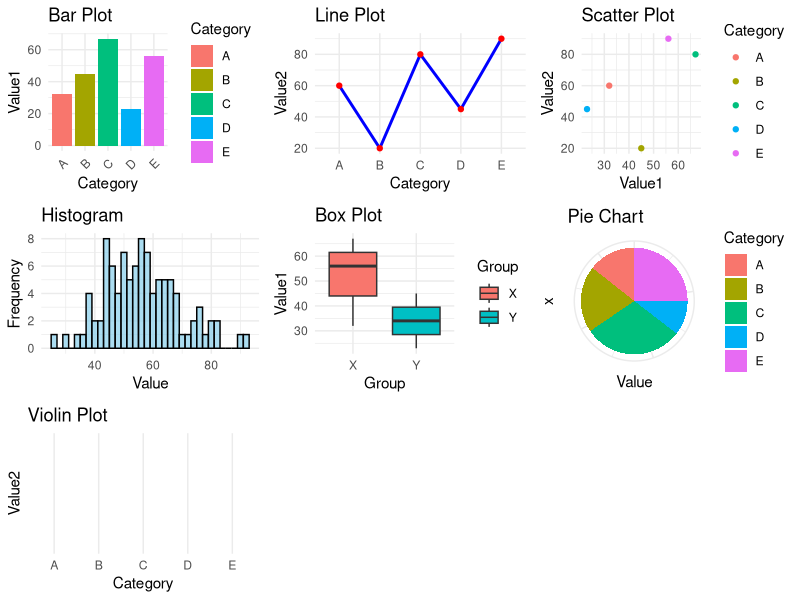

Recreate this plot in R.
# Load necessary libraries
library(ggplot2)
library(gridExtra)
library(reshape2)

# Create a sample dataset
set.seed(123)
data <- data.frame(
  Category = c("A", "B", "C", "D", "E"),
  Value1 = c(32, 45, 67, 23, 56),
  Value2 = c(60, 20, 80, 45, 90),
  Group = rep(c("X", "Y"), length.out=5)
)

# Bar Plot
bar_plot <- ggplot(data, aes(x=Category, y=Value1, fill=Category)) +
  geom_bar(stat="identity") +
  theme_minimal() +
  labs(title="Bar Plot", x="Category", y="Value1") +
  theme(axis.text.x = element_text(angle = 45, hjust = 1))

# Line Plot
line_plot <- ggplot(data, aes(x=Category, y=Value2, group=1)) +
  geom_line(color="blue", size=1) +
  geom_point(color="red") +
  theme_minimal() +
  labs(title="Line Plot", x="Category", y="Value2")

# Scatter Plot
scatter_plot <- ggplot(data, aes(x=Value1, y=Value2, color=Category)) +
  geom_point() +
  theme_minimal() +
  labs(title="Scatter Plot", x="Value1", y="Value2")

# Histogram
hist_data <- data.frame(Value = c(rnorm(50, mean=50, sd=10), rnorm(50, mean=60, sd=15)))
hist_plot <- ggplot(hist_data, aes(x=Value)) +
  geom_histogram(binwidth=2, fill="skyblue", color="black", alpha=0.7) +
  theme_minimal() +
  labs(title="Histogram", x="Value", y="Frequency")

# Box Plot
box_plot <- ggplot(data, aes(x=Group, y=Value1, fill=Group)) +
  geom_boxplot() +
  theme_minimal() +
  labs(title="Box Plot", x="Group", y="Value1")

# Pie Chart (using bar plot transformed into a pie)
pie_data <- data.frame(
  Category = c("A", "B", "C", "D", "E"),
  Value = c(32, 45, 67, 23, 56)
)
pie_plot <- ggplot(pie_data, aes(x="", y=Value, fill=Category)) +
  geom_bar(stat="identity", width=1) +
  coord_polar(theta="y") +
  theme_minimal() +
  labs(title="Pie Chart") +
  theme(axis.text.x=element_blank())

# Violin Plot
violin_plot <- ggplot(data, aes(x=Category, y=Value2, fill=Category)) +
  geom_violin() +
  theme_minimal() +
  labs(title="Violin Plot", x="Category", y="Value2")

# Arrange plots on the same page
grid.arrange(
  bar_plot, line_plot, scatter_plot, hist_plot,
  box_plot, pie_plot, violin_plot,
  ncol=3
)